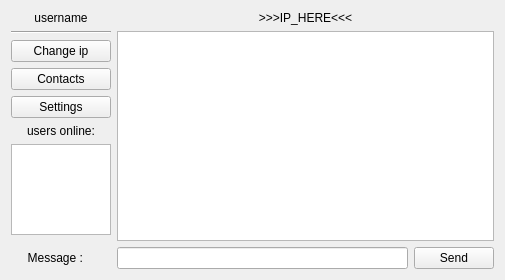
<?xml version="1.0" encoding="UTF-8"?>
<ui version="4.0">
 <class>MainWindow</class>
 <widget class="QMainWindow" name="MainWindow">
  <property name="geometry">
   <rect>
    <x>0</x>
    <y>0</y>
    <width>505</width>
    <height>280</height>
   </rect>
  </property>
  <property name="windowTitle">
   <string>MainWindow</string>
  </property>
  <widget class="QWidget" name="centralWidget">
   <layout class="QGridLayout" name="gridLayout">
    <item row="4" column="1">
     <layout class="QVBoxLayout" name="verticalLayout_5">
      <item>
       <widget class="QPushButton" name="changeIpButton">
        <property name="text">
         <string>Change ip</string>
        </property>
       </widget>
      </item>
      <item>
       <widget class="QPushButton" name="contactsButton">
        <property name="text">
         <string>Contacts</string>
        </property>
       </widget>
      </item>
      <item>
       <widget class="QPushButton" name="settingsButton">
        <property name="text">
         <string>Settings</string>
        </property>
       </widget>
      </item>
     </layout>
    </item>
    <item row="9" column="1">
     <widget class="QLabel" name="text_message">
      <property name="text">
       <string>     Message :</string>
      </property>
     </widget>
    </item>
    <item row="2" column="1">
     <widget class="QLabel" name="usernameLabel">
      <property name="text">
       <string>username</string>
      </property>
      <property name="alignment">
       <set>Qt::AlignCenter</set>
      </property>
     </widget>
    </item>
    <item row="9" column="2">
     <widget class="QLineEdit" name="messageLineEdit"/>
    </item>
    <item row="2" column="2" rowspan="6" colspan="2">
     <layout class="QVBoxLayout" name="verticalLayout">
      <item>
       <widget class="QLabel" name="ipLabel">
        <property name="text">
         <string>&gt;&gt;&gt;IP_HERE&lt;&lt;&lt;</string>
        </property>
        <property name="alignment">
         <set>Qt::AlignCenter</set>
        </property>
       </widget>
      </item>
      <item>
       <widget class="QTextEdit" name="textEdit"/>
      </item>
     </layout>
    </item>
    <item row="9" column="3">
     <widget class="QPushButton" name="sendButton">
      <property name="text">
       <string>Send</string>
      </property>
     </widget>
    </item>
    <item row="3" column="1">
     <widget class="Line" name="line">
      <property name="orientation">
       <enum>Qt::Horizontal</enum>
      </property>
     </widget>
    </item>
    <item row="6" column="1">
     <widget class="QListWidget" name="usersOnlineWidget">
      <property name="sizePolicy">
       <sizepolicy hsizetype="Fixed" vsizetype="Expanding">
        <horstretch>0</horstretch>
        <verstretch>0</verstretch>
       </sizepolicy>
      </property>
      <property name="minimumSize">
       <size>
        <width>0</width>
        <height>0</height>
       </size>
      </property>
      <property name="maximumSize">
       <size>
        <width>100</width>
        <height>10000000</height>
       </size>
      </property>
     </widget>
    </item>
    <item row="5" column="1">
     <widget class="QLabel" name="text_usersOnline">
      <property name="text">
       <string>users online:</string>
      </property>
      <property name="alignment">
       <set>Qt::AlignCenter</set>
      </property>
     </widget>
    </item>
   </layout>
  </widget>
 </widget>
 <layoutdefault spacing="6" margin="11"/>
 <resources/>
 <connections/>
</ui>
